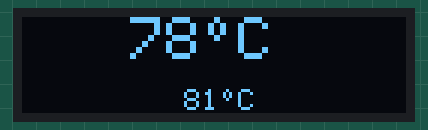
Simulated run of this sketch. Board: ATtiny85, built with avr-gcc and run on an emulated ATtiny85. Parts: 128×32 one-colour display. Wiring (inferred from the names in the program): SSD1306 OLED at I2C address 0x3C. Sleep ends after the set time or at an interrupt.

Above: at 0.2 s.

The sketch:

thermocouple_bipolar.ino
```cpp
// (licence header left out)
#include <Wire.h>
#include <avr/sleep.h>

// Constants
int const commands = 0x00;
int const onecommand = 0x80;
int const data = 0x40;

// OLED 128 x 32 monochrome display **********************************************

const int OLEDAddress = 0x3C;

// Initialisation sequence for SSD1306 OLED module

int const InitLen = 15;
const uint8_t Init[InitLen] PROGMEM = {
  0xA8, // Set multiplex
  0x1F, // for 32 rows
  0x8D, // Charge pump
  0x14,
  0x20, // Memory mode
  0x01, // Vertical addressing
  0xA1, // Flip horizontally
  0xC8, // Flip vertically
  0xDA, // Set comp ins
  0x02,
  0xD9, // Set pre charge
  0xF1,
  0xDB, // Set vcom detect
  0x40, // brighter
  0xAF  // Display on
};

void InitDisplay () {
  Wire.beginTransmission(OLEDAddress);
  Wire.write(commands);
  for (uint8_t i=0; i<InitLen; i++) Wire.write(pgm_read_byte(&Init[i]));
  Wire.endTransmission();
}

// Graphics **********************************************

int Scale; // 2 for big characters

// Character set for digits etc - stored in program memory
const uint8_t CharMap[][6] PROGMEM = {
{ 0x3E, 0x51, 0x49, 0x45, 0x3E, 0x00 }, // 30
{ 0x00, 0x42, 0x7F, 0x40, 0x00, 0x00 },
{ 0x72, 0x49, 0x49, 0x49, 0x46, 0x00 },
{ 0x21, 0x41, 0x49, 0x4D, 0x33, 0x00 },
{ 0x18, 0x14, 0x12, 0x7F, 0x10, 0x00 },
{ 0x27, 0x45, 0x45, 0x45, 0x39, 0x00 },
{ 0x3C, 0x4A, 0x49, 0x49, 0x31, 0x00 },
{ 0x41, 0x21, 0x11, 0x09, 0x07, 0x00 },
{ 0x36, 0x49, 0x49, 0x49, 0x36, 0x00 },
{ 0x46, 0x49, 0x49, 0x29, 0x1E, 0x00 },
{ 0x00, 0x00, 0x00, 0x00, 0x00, 0x00 }, // Space
{ 0x00, 0x06, 0x09, 0x06, 0x00, 0x00 }, // degree symbol = '`'
{ 0x3E, 0x41, 0x41, 0x41, 0x22, 0x00 }, // C
{ 0x08, 0x08, 0x08, 0x08, 0x08, 0x00 }, // -
};

const int Space = 10;
const int Degree = 11;
const int Centigrade = 12;
const int Minus = 13; // Corrected

void ClearDisplay () {
  Wire.beginTransmission(OLEDAddress);
  Wire.write(commands);
  // Set column address range
  Wire.write(0x21); Wire.write(0); Wire.write(127);
  // Set page address range
  Wire.write(0x22); Wire.write(0); Wire.write(3);
  Wire.endTransmission();
  // Write the data in 16 32-byte transmissions
  for (int i = 0 ; i < 32; i++) {
    Wire.beginTransmission(OLEDAddress);
    Wire.write(data);
    for (int i = 0 ; i < 32; i++) Wire.write(0);
    Wire.endTransmission();
  }
}

// Converts bit pattern abcdefgh into aabbccddeeffgghh
int Stretch (int x) {
  x = (x & 0xF0)<<4 | (x & 0x0F);
  x = (x<<2 | x) & 0x3333;
  x = (x<<1 | x) & 0x5555;
  return x | x<<1;
}

// Plots a character; line = 0 to 2; column = 0 to 21
void PlotChar(int c, int line, int column) {
  Wire.beginTransmission(OLEDAddress);
  Wire.write(commands);
  // Set column address range
  Wire.write(0x21); Wire.write(column*6); Wire.write(column*6 + Scale*6 - 1);
  // Set page address range
  Wire.write(0x22); Wire.write(line); Wire.write(line + Scale - 1);
  Wire.endTransmission();
  Wire.beginTransmission(OLEDAddress);
  Wire.write(data);
  for (uint8_t col = 0 ; col < 6; col++) {
    int bits = pgm_read_byte(&CharMap[c][col]);
    if (Scale == 1) Wire.write(bits);
    else {
      bits = Stretch(bits);
      for (int i=2; i--;) { Wire.write(bits); Wire.write(bits>>8); }
    }
  }
  Wire.endTransmission();
}

uint8_t DigitChar (unsigned int number, unsigned int divisor) {
  return (number/divisor) % 10;
}

//------------------------------------------------------------
/*
 Display a number from -999°C to 9999°C starting at line, column
 Prints in 6 digit locations, right aligned
*/
void PlotTemperature (int temp, int line, int column) {
  boolean dig = false;
  unsigned int j = 1000;
  if (temp < 0) {
    PlotChar(Minus, line, column);
    temp = - temp;
    column = column + Scale;
  } else {
    // One space in the place of a + sign
    PlotChar(Space, line, column);
    column = column + Scale;
  }
  for (int d=j; d>0; d=d/10) {
    char c = DigitChar(temp, d);
    if (c == 0 && !dig && d>1) c = Space; else dig = true;
    PlotChar(c, line, column);
    column = column + Scale;
  }
  PlotChar(Degree, line, column); column = column + Scale;
  PlotChar(Centigrade, line, column);

}

//------------------------------------------------------------
/*
 Display a value from -999 to 999 starting at line, column
 Used for debugging
*/
void PlotValue (int value, int line, int column) {
  boolean dig = false;
  unsigned int j = 1000;

  for (int d=j; d>0; d=d/10) {
    char c = DigitChar(value, d);
    if (c == 0 && !dig && d>1) c = Space; else dig = true;
    PlotChar(c, line, column);
    column = column + Scale;
  }
}

//------------------------------------------------------------
/*
 * Clears a line by printing 7 spaces
 * max 4 digits, 1 minus sign, 1 degree symbol, 1 for C/F char
 *
 */
void clearLine(int line) {
  for (int column=0; column<20; column++)
    PlotChar(Space, line, column);
}

//------------------------------------------------------------
// Readings **********************************************

void SetupInternal () {
  ADMUX = 0<<REFS2 | 2<<REFS0 | 15<<MUX0;  // Temperature and 1.1V reference
  ADCSRA = 1<<ADEN | 1<<ADIE | 4<<ADPS0;   // Enable ADC, interrupt, 62.5kHz clock
  ADCSRB = 0<<ADTS0;                       // Free running
  set_sleep_mode(SLEEP_MODE_ADC);
}

//------------------------------------------------------------
unsigned int ReadInternal () {
  sleep_enable();
  sleep_cpu();                             // Start in ADC noise reduction mode
  return ADC;
}

//------------------------------------------------------------
#define ADC_MODE_UNIPOLAR_DIFFERENTIAL 1
#define ADC_MODE_BIPOLAR_DIFFERENTIAL 2

#define ADC_POLARITY_NORMAL 1
#define ADC_POLARITY_INVERTED 2

//------------------------------------------------------------
void SetupThermocouple (int adcmode, int polarity) { //
  ADMUX = 0<<REFS2 | 2<<REFS0 | 7<<MUX0 | 0<<ADLAR;   // PB4 (ADC2) +, PB3 (ADC3) was 7, ADC value right aligned
  ADCSRA = 1<<ADEN | 1<<ADIE | 4<<ADPS0;   // Enable ADC, interrupt, 62.5kHz clock
  switch (adcmode) {
    case ADC_MODE_UNIPOLAR_DIFFERENTIAL:
      // ADCSRB = 0<<ADTS0 | 0<<BIN | 0<<IPR; DOES NOT WORK - BIN is a reserved word
      ADCSRB = 0<<ADTS0 | 0<<7 | 0<<IPR;  // Free running, unipolar mode (BIN bit), normal polarity
      break;
    case ADC_MODE_BIPOLAR_DIFFERENTIAL:
    default:
      ADCSRB = 0<<ADTS0 | 1<<7 | 0<<IPR; // Free running, bipolar mode (BIN bit), normal polarity
  }

  switch (polarity) {
    case ADC_POLARITY_INVERTED:
      ADCSRB = ADCSRB | 1<<IPR;
      break;
    case ADC_POLARITY_NORMAL:
    default:
      ADCSRB = ADCSRB & 0<<IPR;

  }

  set_sleep_mode(SLEEP_MODE_ADC);
}

//------------------------------------------------------------
unsigned int ReadThermocouple () {
  sleep_enable();
  sleep_cpu();                             // Start in ADC noise reduction mode
  return ADC;
}

//------------------------------------------------------------
/*
 * Takes multiple measurements and returns the sum
 */
unsigned int ReadThermocoupleMultiple () {

  const int multiple = 16; // Number of times the thermocouple is read

  int reading = 0;
  ReadThermocouple(); // Throw away first reading
  for (int i=0; i<multiple; i++) {
    reading = reading + ReadThermocouple();
  }
  return reading; // Returns the sum of readings
}

//------------------------------------------------------------
// Fixed points for linear interpolation

/*
  Values calculated at https://eu.flukecal.com/Thermocouple-Temperature-Calculator
  for a Type K thermocouple with Seebeck Coefficient dV/dT = 0.039450 mV/°C at 0°C

ADC   Voltage   Temperature
value  (mV)      (°C)
0     0       0
128   6.875   168.36
256   13.750  337.02
384   20.625  499.55
512   27.500  661.26
640   34.375  826.91
768   41.250  999.34
896   48.125  1180.53
1024  55.000  1375.09
 */
int Temperature[9] = { 0, 1684, 3370, 4995, 6613, 8269, 9993, 11805, 13751 };

/*
ADC   Voltage   Temperature
value  (mV)      (°C)
0     0          0
16   -0.859375  -22.145
32   -1.718750  -45.262
48   -2.578125  -69.749
64   -3.437500  -96.220
80   -4.296875  -125.763
96   -5.156250  -160.682
112  -6.015625  -208.594
128  -6.875000  -314.8
 */
int TempMinus[9] = { 0, 222, 453, 698, 962, 1258, 1607, 2086, 3148 };

//------------------------------------------------------------
// Converts a x4 ADC reading from 0 to 4095 to a temperature in degrees
int Convert (int adc) {
  int n = adc>>9; // Table is in steps of 128, and since the adc value is 4x, divide by 4*128=512=2^9
                  // to locate the segment
  unsigned int difference = Temperature[n+1] - Temperature[n];
  unsigned int proportion = adc - (n<<9); // why not unsigned long and avoid the casting below?
  unsigned int extra = ((unsigned long)proportion * difference)>>9;
  return (Temperature[n] + extra + 5)/10;
}

//------------------------------------------------------------
// Converts a x4 ADC inverted polarity readings to temperatures below ambient
int ConvertNegative(int adc) {
    int n = adc>>6; // Table is in steps of 16, and since the adc value is 4x, divide by 4*16=64=2^6
    unsigned int difference = TempMinus[n+1] - TempMinus[n];
    unsigned int proportion = adc - (n<<6);
    unsigned int extra = ((unsigned long)proportion * difference)>>6;
    return (TempMinus[n] + extra + 5)/10;
}

//------------------------------------------------------------
ISR(ADC_vect) {
// ADC conversion complete
}


// Setup **********************************************

// Calibrations
// Offset in degrees Celsius. Short circuit the thermocouple inputs and
// set this offset as the difference between the internal temperature
// and the thermocouple temperature
const int ADCTempOffset = -3;

// Offset in degrees Celsius for negative values. Its value results from calibration with
// known negative temperature values
const int ADCTempOffsetInverted = +3;

// Correction of internal temperature to bring the shown internal temperature equal
// to the ambient temperature, as measured with an accurate temperature
const int InternalOffset = +5;

//------------------------------------------------------------
void setup() {
  Wire.begin();
  InitDisplay();
  ClearDisplay();
}

//------------------------------------------------------------
void loop () {

  int displayedTemperature;

  // Internal
  SetupInternal();
  ReadInternal();                          // Throw away first reading
  int internal = 0;
  for (int i=0; i<16; i++) internal = internal + ReadInternal();
  internal = (internal>>4) - 276 + InternalOffset;
  Scale = 1;
  PlotTemperature(internal, 3, 6);

  // Thermocouple
  int normalReading;
  int invertedReading;
  int measurement;

  SetupThermocouple(ADC_MODE_UNIPOLAR_DIFFERENTIAL, ADC_POLARITY_NORMAL);
  normalReading = ReadThermocoupleMultiple();

  SetupThermocouple(ADC_MODE_UNIPOLAR_DIFFERENTIAL, ADC_POLARITY_INVERTED);
  invertedReading = ReadThermocoupleMultiple();

  if (normalReading > invertedReading) {
    // Positive. If the thermocouple is wired with correct polarity (+ to PB4, - to PB3),
    // these are temperatures above ambient
    measurement = Convert(normalReading>>2) + ADCTempOffset;
    displayedTemperature = measurement + internal;

  } else {
    // Negative value, below ambient
    measurement = ConvertNegative(invertedReading>>2) + ADCTempOffsetInverted;
    displayedTemperature = internal-measurement;
  }

  Scale = 2;
  PlotTemperature(displayedTemperature, 0, 0);
  delay(1000);
}
```
